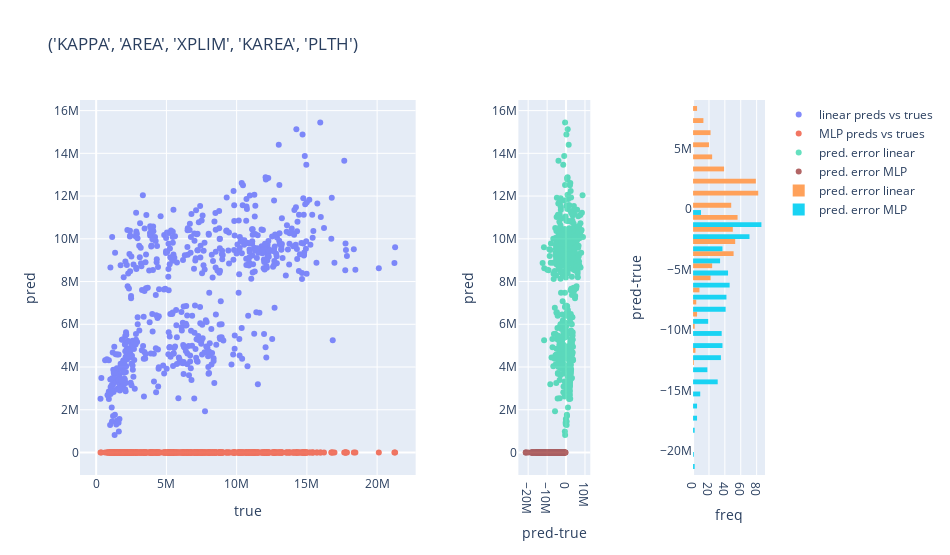

The code cell stored with this chart in its notebook:
### Markdown cell above
##### results

### Code cell
plot_result(datas_4_1, best_results_4_1[-1],
            plot_along=[
                        #"mean", 
                        "linear", 
                        "pl"
                        ]
           )

### Figure 1 — Plotly figure (JSON) as saved in the notebook; plotly's stock layout.template omitted (floating-point values rounded to 4 significant figures; data arrays with more than 128 entries replaced by an {"elided": "..."} marker saying what was removed)
{"data": [{"mode": "markers", "name": "linear preds vs trues", "opacity": 0.8, "type": "scatter", "x": {"elided": "611 float values"}, "xaxis": "x", "y": {"elided": "611 float values"}, "yaxis": "y"}, {"mode": "markers", "name": "MLP preds vs trues", "opacity": 0.8, "type": "scatter", "x": {"elided": "611 float values"}, "xaxis": "x", "y": {"elided": "611 float values"}, "yaxis": "y"}, {"mode": "markers", "name": "pred. error linear", "opacity": 0.6, "type": "scatter", "x": {"elided": "611 float values"}, "xaxis": "x2", "y": {"elided": "611 float values"}, "yaxis": "y2"}, {"marker": {"color": "Maroon"}, "mode": "markers", "name": "pred. error MLP", "opacity": 0.6, "type": "scatter", "x": {"elided": "611 float values"}, "xaxis": "x2", "y": {"elided": "611 float values"}, "yaxis": "y2"}, {"name": "pred. error linear", "nbinsx": 61, "type": "histogram", "xaxis": "x3", "y": {"elided": "611 float values"}, "yaxis": "y3"}, {"name": "pred. error MLP", "nbinsx": 61, "type": "histogram", "xaxis": "x3", "y": {"elided": "611 float values"}, "yaxis": "y3"}], "layout": {"height": 555, "title": {"text": "('KAPPA', 'AREA', 'XPLIM', 'KAREA', 'PLTH')"}, "width": 950, "xaxis": {"anchor": "y", "domain": [0, 0.49], "title": {"text": "true"}}, "xaxis2": {"anchor": "y2", "domain": [0.64, 0.745], "title": {"text": "pred-true"}}, "xaxis3": {"anchor": "y3", "domain": [0.895, 1], "title": {"text": "freq"}}, "yaxis": {"anchor": "x", "domain": [0, 1], "title": {"text": "pred"}}, "yaxis2": {"anchor": "x2", "domain": [0, 1], "matches": "y", "title": {"text": "pred"}}, "yaxis3": {"anchor": "x3", "domain": [0, 1], "title": {"text": "pred-true"}}}}
